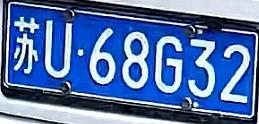
#> input picture img/b.jpg, 259 x 124 px, found by its file name
$ python way2.py
#> lines starting #> are read from the running program, lines starting #| are printed output that depends on the picture; after the words box and inside, x2 and y2 are one past the last pixel; in counts of white or black regions, pixels touching at a corner belong together
import cv2
import numpy as np
import matplotlib.pyplot as plt
import os
import time
import sklearn


# import pytesseract

# 开发环境 pycharm python-3.8.5 opencv-python-4.5.4.58 matplotlib-3.5.0 pip-21.2.3 Tesseract-OCR-5.0.0
# 参考：https://blog.csdn.net/weixin_41695564/article/details/79712393

# 该函数能够读取磁盘中的图片文件，默认以彩色图像的方式进行读取
# [285 lines left out: functions imread_photo, resize_keep_aspectratio, resize_photo, hsv_color_find, predict, draw_contours and 2 more, not called in this run]


# 根据设定的阈值和图片直方图，找出波峰，用于分隔字符
def find_waves(threshold, histogram):
    up_point = -1  # 上升点
    is_peak = False
    if histogram[0] > threshold:
        up_point = 0
        is_peak = True
    wave_peaks = []
    for i, x in enumerate(histogram):
        if is_peak and x < threshold:
            if i - up_point > 2:
                is_peak = False
                wave_peaks.append((up_point, i))
        elif not is_peak and x >= threshold:
            is_peak = True
            up_point = i
    if is_peak and up_point != -1 and i - up_point > 4:
        wave_peaks.append((up_point, i))
    return wave_peaks


# 将截取到的车牌照片转化为灰度图，然后去除车牌的上下无用的边缘部分，确定上下边框
def remove_plate_upanddown_border(card_img):
    """
    这个函数将截取到的车牌照片转化为灰度图，然后去除车牌的上下无用的边缘部分，确定上下边框
    输入： card_img是从原始图片中分割出的车牌照片
    输出: 在高度上缩小后的字符二值图片
    """
#> called with card_img = '/img/b.jpg'
    plate_Arr = cv2.imread(card_img)
#> plate_Arr is the input picture: shape (124, 259, 3); mean B, G, R 168.7, 113.9, 84.3
    plate_gray_Arr = cv2.cvtColor(plate_Arr, cv2.COLOR_BGR2GRAY)
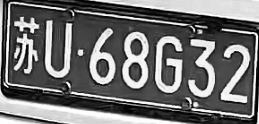
#> plate_gray_Arr: shape (124, 259); min 0, max 255, mean 111.3
    ret, plate_binary_img = cv2.threshold(plate_gray_Arr, 0, 255, cv2.THRESH_BINARY + cv2.THRESH_OTSU)
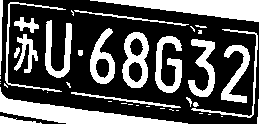
#> plate_binary_img: shape (124, 259); 33.7% white; 42 white regions (20 under 20 px), largest, box (x1, y1, x2, y2) and area: (0, 87, 188, 124) 2116, (90, 0, 259, 22) 1926, (122, 32, 149, 88) 827
#> ret = 139
    row_histogram = np.sum(plate_binary_img, axis=1)  # 数组的每一行求和
#> row_histogram = 124 values, max 43860 at index 0, min 8160 at index 28, mean 22244.6
    row_min = np.min(row_histogram)
#> row_min = 8160
    row_average = np.sum(row_histogram) / plate_binary_img.shape[0]
#> row_average = 22244.6
    row_threshold = (row_min + row_average) / 2
#> row_threshold = 15202.3
    wave_peaks = find_waves(row_threshold, row_histogram)
#> the loop in find_waves, `for i, x in enumerate(histogram):` made 124 passes
#> (x, is_peak, up_point) on pass 38: (16575, True, 37)
#> (x, is_peak) on pass 19: (14280, False)
#> after the loop in find_waves, `for i, x in enumerate(histogram):`: is_peak = True; up_point = 99; wave_peaks = [(0, 18), (37, 91)]
#> wave_peaks = [(0, 18), (37, 91), (99, 123)]
    # 接下来挑选跨度最大的波峰
    wave_span = 0.0
    for wave_peak in wave_peaks:
        span = wave_peak[1] - wave_peak[0]
        if span > wave_span:
            wave_span = span
            selected_wave = wave_peak
#> this loop made 3 passes
#> (span, wave_span, selected_wave) on passes 1 to 2: (18, 18, (0, 18)), (54, 54, (37, 91))
#> (wave_peak, span) on pass 3: ((99, 123), 24)
#> after the loop, wave_span = 54
    plate_binary_img = plate_binary_img[selected_wave[0]:selected_wave[1], :]
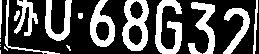
#> plate_binary_img: shape (54, 259); 32.6% white; 19 white regions (6 under 20 px), largest, box (x1, y1, x2, y2) and area: (122, 0, 149, 51) 758, (155, 0, 182, 54) 757, (90, 0, 115, 47) 589
    cv2.imshow("plate_binary_img", plate_binary_img)

    return plate_binary_img

    ##################################################
    # 测试用
    # print( row_histogram )
    # fig = plt.figure()
    # plt.hist( row_histogram )
    # plt.show()
    # 其中row_histogram是一个列表，列表当中的每一个元素是车牌二值图像每一行的灰度值之和，列表的长度等于二值图像的高度
    # 认为在高度方向，跨度最大的波峰为车牌区域
    # cv2.imshow("plate_gray_Arr", plate_binary_img[selected_wave[0]:selected_wave[1], :])
    ##################################################


#####################二分-K均值聚类算法############################

def distEclud(vecA, vecB):
    """
    计算两个坐标向量之间的街区距离
    """
    return np.sum(abs(vecA - vecB))


def randCent(dataSet, k):
    n = dataSet.shape[1]  # 列数
    centroids = np.zeros((k, n))  # 用来保存k个类的质心
    for j in range(n):
        minJ = np.min(dataSet[:, j], axis=0)
        rangeJ = float(np.max(dataSet[:, j])) - minJ
        for i in range(k):
            centroids[i:, j] = minJ + rangeJ * (i + 1) / k
    return centroids


def kMeans(dataSet, k, distMeas=distEclud, createCent=randCent):
    m = dataSet.shape[0]
    clusterAssment = np.zeros((m, 2))  # 这个簇分配结果矩阵包含两列，一列记录簇索引值，第二列存储误差。这里的误差是指当前点到簇质心的街区距离
    centroids = createCent(dataSet, k)
    clusterChanged = True
    while clusterChanged:
        clusterChanged = False
        for i in range(m):
            minDist = np.inf
            minIndex = -1
            for j in range(k):
                distJI = distMeas(centroids[j, :], dataSet[i, :])
                if distJI < minDist:
                    minDist = distJI
                    minIndex = j
            if clusterAssment[i, 0] != minIndex:
                clusterChanged = True
            clusterAssment[i, :] = minIndex, minDist ** 2
        for cent in range(k):
            ptsInClust = dataSet[np.nonzero(clusterAssment[:, 0] == cent)[0]]
            centroids[cent, :] = np.mean(ptsInClust, axis=0)
    return centroids, clusterAssment


# 将所有点作为一个簇，然后将该簇一分为二。之后选择其中一个簇继续进行划分，选择哪一个簇进行划分取决于对其划分是否可以最大程度降低SSE的值。
def biKmeans(dataSet, k, distMeas=distEclud):
    """
    这个函数首先将所有点作为一个簇，然后将该簇一分为二。之后选择其中一个簇继续进行划分，选择哪一个簇进行划分取决于对其划分是否可以最大程度降低SSE的值。
    输入：dataSet是一个ndarray形式的输入数据集
          k是用户指定的聚类后的簇的数目
         distMeas是距离计算函数
    输出:  centList是一个包含类质心的列表，其中有k个元素，每个元素是一个元组形式的质心坐标
            clusterAssment是一个数组，第一列对应输入数据集中的每一行样本属于哪个簇，第二列是该样本点与所属簇质心的距离
    """
    m = dataSet.shape[0]
    clusterAssment = np.zeros((m, 2))
    centroid0 = np.mean(dataSet, axis=0).tolist()
    centList = []
    centList.append(centroid0)
    for j in range(m):
        clusterAssment[j, 1] = distMeas(np.array(centroid0), dataSet[j, :]) ** 2
    while len(centList) < k:  # 小于K个簇时
        lowestSSE = np.inf
        for i in range(len(centList)):
            ptsInCurrCluster = dataSet[np.nonzero(clusterAssment[:, 0] == i)[0], :]
            centroidMat, splitClustAss = kMeans(ptsInCurrCluster, 2, distMeas)
            sseSplit = np.sum(splitClustAss[:, 1])
            sseNotSplit = np.sum(clusterAssment[np.nonzero(clusterAssment[:, 0] != i), 1])
            if (sseSplit + sseNotSplit) < lowestSSE:  # 如果满足，则保存本次划分
                bestCentTosplit = i
                bestNewCents = centroidMat
                bestClustAss = splitClustAss.copy()
                lowestSSE = sseSplit + sseNotSplit
        bestClustAss[np.nonzero(bestClustAss[:, 0] == 1)[0], 0] = len(centList)
        bestClustAss[np.nonzero(bestClustAss[:, 0] == 0)[0], 0] = bestCentTosplit
        centList[bestCentTosplit] = bestNewCents[0, :].tolist()
        centList.append(bestNewCents[1, :].tolist())
        clusterAssment[np.nonzero(clusterAssment[:, 0] == bestCentTosplit)[0], :] = bestClustAss
    return centList, clusterAssment


# 对车牌的二值图进行水平方向的切分，将字符分割出来
def split_licensePlate_character(plate_binary_img):
    """
    此函数用来对车牌的二值图进行水平方向的切分，将字符分割出来
    输入： plate_gray_Arr是车牌的二值图，rows * cols的数组形式
    输出： character_list是由分割后的车牌单个字符图像二值图矩阵组成的列表
    """
    plate_binary_Arr = np.array(plate_binary_img)
    row_list, col_list = np.nonzero(plate_binary_Arr >= 255)
#> row_list = 4556 values from 0 to 53; col_list = 4556 values, max 257 at index 64, min 0 at index 0, mean 132.2
    dataArr = np.column_stack((col_list, row_list))  # dataArr的第一列是列索引，第二列是行索引，要注意
#> dataArr = 4556 pairs, first value 0 to 257, second value 0 to 53
    centroids, clusterAssment = biKmeans(dataArr, 7, distMeas=distEclud)
#> in biKmeans, `centroid0 = np.mean(dataSet, axis=0).tolist()`: centroid0 = [132.2, 25.09]
#> after the loop in biKmeans, `for j in range(m):`: clusterAssment = 4556 pairs, first value 0 to 0, second value 0.0609 to 25623.3
#> the loop in biKmeans, `while len(centList) < k:` made 6 passes
#> after the loop in biKmeans, `while len(centList) < k:`: bestCentTosplit = 3; bestClustAss = 889 pairs, first value 3 to 6, second value 0.462 to 1620.9; bestNewCents = [[67.47, 21.21], [101.2, 25.46]]; centList = [[28.24, 22.54], [135.3, 24.88], [203.8, 26.63], [67.47, 21.21], [168, 26.92], [240.8, 27.13], [101.2, 25.46]]; clusterAssment = 4556 pairs, first value 0 to 6, second value 0.00649 to 3625.9
#> centroids has the same summary as centList in biKmeans
    centroids_sorted = sorted(centroids, key=lambda centroid: centroid[0])
#> centroids_sorted = [[28.24, 22.54], [67.47, 21.21], [101.2, 25.46], [135.3, 24.88], [168, 26.92], [203.8, 26.63], [240.8, 27.13]]
    split_list = []
    for centroids_ in centroids_sorted:
        i = centroids.index(centroids_)
        current_class = dataArr[np.nonzero(clusterAssment[:, 0] == i)[0], :]
        x_min, y_min = np.min(current_class, axis=0)
        x_max, y_max = np.max(current_class, axis=0)
        split_list.append([y_min, y_max, x_min, x_max])
#> this loop made 7 passes
#> (centroids_, i, x_min, y_min, x_max, y_max) on passes 1 to 7: ([28.24, 22.54], 0, 0, 0, 58, 53), ([67.47, 21.21], 3, 59, 0, 82, 53), ([101.2, 25.46], 6, 90, 0, 114, 46), ([135.3, 24.88], 1, 122, 0, 148, 50), ([168, 26.92], 4, 155, 0, 181, 53), ([203.8, 26.63], 2, 188, 2, 214, 53), ([240.8, 27.13], 5, 223, 0, 257, 53)
#> after the loop, split_list = [[0, 53, 0, 58], [0, 53, 59, 82], [0, 46, 90, 114], [0, 50, 122, 148], [0, 53, 155, 181], [2, 53, 188, 214], [0, 53, 223, 257]]
    character_list = []
    for i in range(len(split_list)):
        single_character_Arr = plate_binary_img[split_list[i][0]: split_list[i][1], split_list[i][2]:split_list[i][3]]
        character_list.append(single_character_Arr)
        cv2.imshow('character' + str(i), single_character_Arr)
        # 存储所有字符切图
        cv2.imwrite('img/LPR/character' + str(i) + '.jpg', single_character_Arr)
#> this loop made 7 passes
#> pass 1, in split_licensePlate_character, `single_character_Arr = plate_binary_img[split_list[i][0]: split_list[i..`:
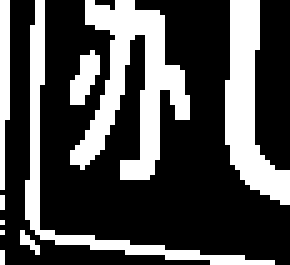
#> single_character_Arr: shape (53, 58) (shown 5 times larger); 30.4% white; 10 white regions (5 under 20 px), largest, box (x1, y1, x2, y2) and area: (14, 0, 38, 36) 363, (45, 0, 58, 41) 252, (5, 0, 55, 53) 201, (0, 0, 2, 38) 62, (14, 10, 20, 21) 40
#> pass 3, in split_licensePlate_character, `single_character_Arr = plate_binary_img[split_list[i][0]: split_list[i..`:
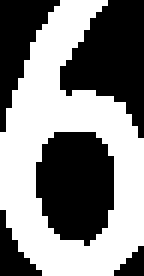
#> single_character_Arr: shape (46, 24) (shown 6 times larger); 51.6% white; 5 black regions (1 under 20 px), largest, box (x1, y1, x2, y2) and area: (6, 22, 19, 41) 198, (10, 0, 24, 23) 189, (0, 0, 10, 22) 97, (0, 35, 7, 46) 35
#> after the loop, character_list = 7 items

    print('字符切割完毕')

    return character_list  # character_list中保存着每个字符的二值图数据

    ############################
    # 测试用
    # print(col_histogram )
    # fig = plt.figure()
    # plt.hist( col_histogram )
    # plt.show()
    ############################


# 输入灰度图，返回hash
# [104 lines left out: functions getHash, Hamming_distance, classify_pHash, findSmallest, ocr_pHash, tesseract_ocr, not called in this run]


# 配合pytesseract食用 需要配置Tesseract-OCR的环境变量
# def pytesseract_ocr(car_img_path):
#     print('\n函数pytesseract_ocr识别结果如下：')
#     img_cv = cv2.imread(car_img_path)
#
#     # By default OpenCV stores images in BGR format and since pytesseract assumes RGB format,
#     # we need to convert from BGR to RGB format/mode:
#     img_rgb = cv2.cvtColor(img_cv, cv2.COLOR_BGR2RGB)
#     ret = pytesseract.image_to_string(img_rgb, lang='chi_sim')
#     print('车牌为：' + ret + '\n')


############################机器学习识别字符##########################################
#这部分是支持向量机的代码
############################机器学习识别字符##########################################


# 加载数据集 传入图片需要压缩的像素比
def load_data(w, h):
    """
    这个函数用来加载数据集
    """

    middle_route = ['0', '1', '2', '3', '4', '5', '6', '7', '8', '9', 'A', 'B', 'C', 'D', 'E', 'F', 'G', 'H', 'J', 'K',
                    'L', 'M', 'N', 'P', 'Q', 'R', 'S', 'T', 'U', 'V', 'W', 'X', 'Y', 'Z']
    sample_number = 0  # 用来计算总的样本数
    # 遍历每一个字符照片，得到34*2个1 * w * h的一维数组，把它们合并成为一个68 * w * h（即68行w * h列）的数据集
    dataArr = np.zeros((68, w * h))
    label_list = []
    # 循环数字+字母次
    for i in range(0, 34):
        with open(r'img\LPR\letter\dizhi\\' + middle_route[i] + '.txt', 'r') as fr_2:
            temp_address = [row_1.strip() for row_1 in fr_2.readlines()]
        # print(temp_address)
        # sample_number += len(temp_address)
        for j in range(len(temp_address)):
            sample_number += 1
            # print(middle_route[i])
            # print(temp_address_2[j])
            # 读入数据图片，转单通道灰度
            temp_img = cv2.imread('img\LPR\letter\\' + middle_route[i] + '\\' + temp_address[j], cv2.IMREAD_GRAYSCALE)
            # print('img\LPR\letter\\' + middle_route[i] + '\\' + temp_address[j])
            # 将图片压缩到 w * h
            temp_img2 = cv2.resize(temp_img, [w, h])
            # cv2.imshow("temp_img2", temp_img2)
            # cv2.waitKey(0)
            # cv2.destroyAllWindows()
            # 改变矩阵的通道数、行数 对矩阵元素进行序列化
            temp_img2 = temp_img2.reshape(1, w * h)
            dataArr[sample_number - 1, :] = temp_img2
        label_list.extend([i] * len(temp_address))
    # print(label_list)
    # print(len(label_list))
    return dataArr, np.array(label_list)


# 保存训练好的模型
# [20 lines left out: function SVM_rocognition, not called in this run]


# SVM字符识别
def SVM_rocognition_character(character_list):
    print('\n函数SVM_rocognition_character识别结果如下：')
    w = 20
    h = 40
    character_Arr = np.zeros((len(character_list), w * h))
    # print(len(character_list))
    for i in range(len(character_list)):
        character_ = cv2.resize(character_list[i], (w, h), interpolation=cv2.INTER_LINEAR)
        new_character_ = character_.reshape((1, w * h))[0]
        character_Arr[i, :] = new_character_

    # 同步注释点1
    # 从sklearn.decomposition 导入PCA
    # from sklearn.decomposition import PCA
    # # 要求降维后的feature数量少于样本数
    # # 初始化一个可以降到7个维度的PCA
    # estimator = PCA(n_components=7)
    # # 用character_Arr来训练PCA模型，同时返回降维后的数据 character_Arr。
    # character_Arr = estimator.fit_transform(character_Arr)

    dataArr, label_list = load_data(w, h)
    SVM_rocognition(dataArr, label_list)

    import joblib
    clf = joblib.load("based_SVM_character_train_model.m")
    # 返回预测结果，显示标签值
    predict_result = clf.predict(character_Arr)
    middle_route = ['0', '1', '2', '3', '4', '5', '6', '7', '8', '9', 'A', 'B', 'C', 'D', 'E', 'F', 'G',
                    'H', 'J', 'K', 'L', 'M', 'N', 'P', 'Q', 'R', 'S', 'T', 'U', 'V', 'W', 'X', 'Y', 'Z']
    print(predict_result.tolist())
    license_plate = '车牌为：某'
    for k in range(len(predict_result.tolist())):
        # 跳过第一个中文的识别结果
        if k != 0:
            license_plate += middle_route[predict_result.tolist()[k]]
    print('车牌为：某' + license_plate + '\n')

# [49 lines left out: function allstack, not called in this run]

if __name__ == "__main__":

    car_img_path = '/img/b.jpg'
    plate_binary_img = remove_plate_upanddown_border(car_img_path)

    # 对车牌的二值图进行水平方向的切分，将字符分割出来
    character_list = split_licensePlate_character(plate_binary_img)
#> character_list = 7 items

    # SVM字符识别
    SVM_rocognition_character(character_list)
#> the loop in SVM_rocognition_character, `for i in range(len(character_list)):` made 7 passes
#> pass 1, in SVM_rocognition_character, `character_ = cv2.resize(character_list[i], (w, h), interpolation=cv2.I..`:
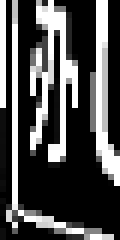
#> character_: shape (40, 20) (shown 6 times larger); min 0, max 255, mean 78
#> pass 3, in SVM_rocognition_character, `character_ = cv2.resize(character_list[i], (w, h), interpolation=cv2.I..`:
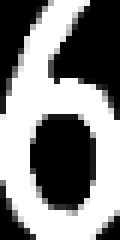
#> character_: shape (40, 20) (shown 6 times larger); min 0, max 255, mean 131.3
#> (the run stopped early here; a loop or call above may not have finished)
